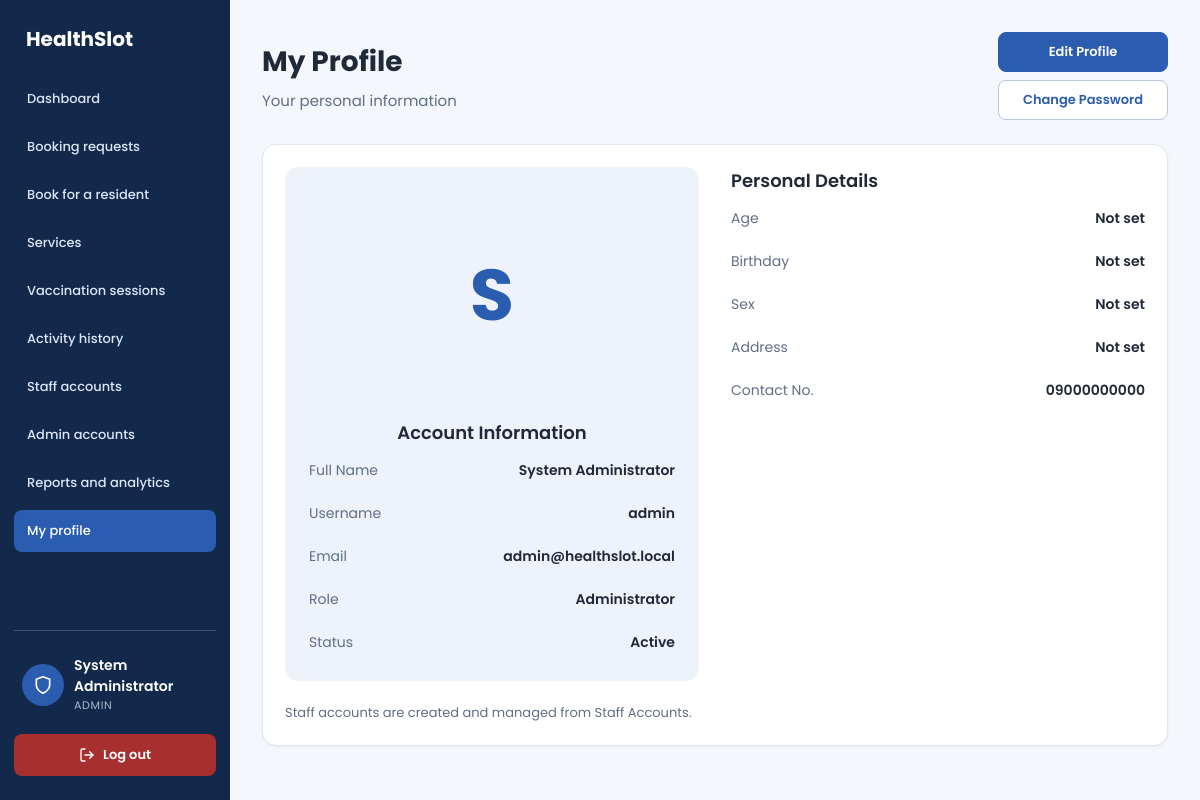
The page /staff_profile.php (signed in) on the database its author committed.
### tables this page shows
CREATE TABLE IF NOT EXISTS `staff_tbl` (
  `staffid` int(11) NOT NULL AUTO_INCREMENT,
  `fname` varchar(50) NOT NULL,
  `mname` varchar(50) NOT NULL DEFAULT '',
  `lname` varchar(50) NOT NULL,
  `email` varchar(100) NOT NULL,
  `uname` varchar(100) NOT NULL,
  `contactnum` varchar(50) NOT NULL,
  `password` varchar(255) NOT NULL,
  `status` enum('active','inactive') NOT NULL DEFAULT 'active',
  `role` enum('staff','admin') NOT NULL DEFAULT 'staff',
  `birthday` date DEFAULT NULL,
  `sex` varchar(10) NOT NULL DEFAULT '',
  `address` varchar(100) NOT NULL DEFAULT '',
  `photo` varchar(255) NOT NULL DEFAULT '',
  `created_at` timestamp NOT NULL DEFAULT current_timestamp(),
  PRIMARY KEY (`staffid`),
  UNIQUE KEY `email` (`email`),
  UNIQUE KEY `uname` (`uname`)
);

### staff_profile.php (the view, shortened to what this page needs)
<?php
include_once("connection.php");
$isAdmin = ($_SESSION['role'] === 'admin');
$sql = $conn->prepare("SELECT * FROM staff_tbl WHERE staffid = :id");
$sql->execute([':id' => (int)$_SESSION['userID']]);
$r = $sql->fetch(PDO::FETCH_ASSOC);
$fullName = trim($r['fname'] . ' ' . $r['mname'] . ' ' . $r['lname']);
$initial = strtoupper(mb_substr($r['fname'] !== '' ? $r['fname'] : $fullName, 0, 1));
$notSet = 'Not set';
$photoPath = 'pictures/' . basename((string)$r['photo']);
$hasPhoto = ($r['photo'] !== '' && is_file($photoPath));
$account = [
    'Full Name' => $fullName,
    'Username' => $r['uname'],
    'Email' => $r['email'] !== '' ? $r['email'] : $notSet,
    'Role' => $isAdmin ? 'Administrator' : 'Staff'
];
$account['Status'] = ucfirst($r['status']);
function infoRows($items) {
    echo '<div class="profile-info">';
    foreach ($items as $label => $value) {
        echo '<div class="info-row">';
        echo '<span class="info-label">' . htmlspecialchars($label) . '</span>';
        echo '<span class="info-value">' . htmlspecialchars((string)$value) . '</span>';
        echo '</div>';
    }
    echo '</div>';
}
?>
<!DOCTYPE html>
<html lang="en">
<head>
<link rel="stylesheet" href="style.css">
</head>
<body class="dashboard-page">
<?php include 'nav.php'; ?>
<div class="page-head">
    <div>
        <h2>My Profile</h2>
        <h3>Your personal information</h3>
    </div>
    <div class="head-actions">
        <a class="btn" href="staff_profile_update.php">Edit Profile</a>
        <a class="btn btn-outline" href="staff_password.php">Change Password</a>
    </div>
</div>
<div class="card">
    <div class="profile-split">
        <div class="col-photo">
            <?php if ($hasPhoto): ?>
                <img class="profile-photo" src="<?php echo htmlspecialchars($photoPath); ?>" alt="Profile photo">
            <?php else: ?>
                <div class="profile-photo profile-photo-empty"><?php echo htmlspecialchars($initial); ?></div>
            <?php endif; ?>
            <h4>Account Information</h4>
            <?php infoRows($account); ?>
        </div>
        <div class="col-details">
            <h4>Personal Details</h4>
        </div>
    </div>
    <p class="muted" style="margin: 22px 0 0;">
        <?php echo $isAdmin
            ? 'Staff accounts are created and managed from Staff Accounts.'
            : 'Your name, username, email and contact number are managed by the administrator. Ask the administrator if they need to change.'; ?>
    </p>
</div>
</body>
</html>

### nav.php (shortened to what this page needs)
<?php
$role = $_SESSION['role'] ?? '';
$current = basename($_SERVER['PHP_SELF']);
if ($role === 'admin') {
    $links = [
        'admin_dashboard.php' => 'Dashboard',
        'booking_request.php' => 'Booking requests',
        'book_for_resident.php' => 'Book for a resident',
        'services_offered.php' => 'Services',
        'vaccination_offered.php' => 'Vaccination sessions',
        'activity_log.php' => 'Activity history',
        'admin_staff_accounts.php' => 'Staff accounts',
        'admin_admin_accounts.php' => 'Admin accounts',
        'admin_reports.php' => 'Reports and analytics',
        'staff_profile.php' => 'My profile'
    ];
}
include_once("connection.php");
$displayName = 'User';
$roleLabel = strtoupper($role !== '' ? $role : 'user');
$profileLink = ($role === 'resident') ? 'resident_profile_page.php' : 'staff_profile.php';
$sidePhoto = '';
try {
    if ($role === 'admin' || $role === 'staff') {
        $q = $conn->prepare("SELECT fname, lname, photo FROM staff_tbl WHERE staffid = :id");
        $q->execute([':id' => (int)($_SESSION['userID'] ?? 0)]);
        $who = $q->fetch(PDO::FETCH_ASSOC);
        if ($who) {
            $displayName = $who['fname'] . ' ' . $who['lname'];
            $sidePhoto = (string)$who['photo'];
        }
    }
} catch (PDOException $e) {
}
$sidePhotoPath = 'pictures/' . basename($sidePhoto);
$hasSidePhoto = ($sidePhoto !== '' && is_file($sidePhotoPath));
?>
<div class="profile-actions">
    <?php foreach ($links as $file => $label): ?>
        <a class="btn <?php echo ($file === $current) ? 'on' : ''; ?>" href="<?php echo $file; ?>"><?php echo $label; ?></a>
    <?php endforeach; ?>
    <div class="side-user">
        <a class="side-who" href="<?php echo $profileLink; ?>" title="My profile">
            <span class="side-avatar"<?php echo $hasSidePhoto ? ' style="overflow:hidden;"' : ''; ?>>
                <?php if ($hasSidePhoto): ?>
                    <img src="<?php echo htmlspecialchars($sidePhotoPath); ?>" alt="" style="width:100%;height:100%;object-fit:cover;border-radius:50%;display:block;">
                <?php else: ?>
                <svg width="20" height="20" viewBox="0 0 24 24" fill="none" stroke="currentColor" stroke-width="2" stroke-linecap="round" stroke-linejoin="round">
                    <?php if ($role === 'admin'): ?>
                        <path d="M12 22s8-4 8-10V5l-8-3-8 3v7c0 6 8 10 8 10z"/>
                    <?php elseif ($role === 'staff'): ?>
                        <path d="M12 5v14M5 12h14"/>
                    <?php else: ?>
                        <path d="M20 21v-2a4 4 0 0 0-4-4H8a4 4 0 0 0-4 4v2"/><circle cx="12" cy="7" r="4"/>
                    <?php endif; ?>
                </svg>
                <?php endif; ?>
            </span>
            <span class="side-text">
                <span class="side-name"><?php echo htmlspecialchars($displayName); ?></span>
                <span class="side-role"><?php echo htmlspecialchars($roleLabel); ?></span>
            </span>
        </a>
        <a class="side-logout" href="logout.php">
            <svg width="16" height="16" viewBox="0 0 24 24" fill="none" stroke="currentColor" stroke-width="2" stroke-linecap="round" stroke-linejoin="round">
                <path d="M9 21H5a2 2 0 0 1-2-2V5a2 2 0 0 1 2-2h4"/><polyline points="16 17 21 12 16 7"/><line x1="21" y1="12" x2="9" y2="12"/>
            </svg>
            Log out
        </a>
    </div>
</div>

### rows shown on the page
staff_tbl: displayName "System Administrator", fname "S", email "admin@healthslot.local", lname "Administrator"

### other values the page prints
$label "Dashboard"
$label "Booking requests"
$label "Book for a resident"
$label "Services"
$label "Vaccination sessions"
$label "Activity history"
$label "Staff accounts"
$label "Admin accounts"
$label "Reports and analytics"
$label "My profile"
$roleLabel "ADMIN"
$label "Full Name"
$value "System Administrator"
$label "Username"
$value "admin"
